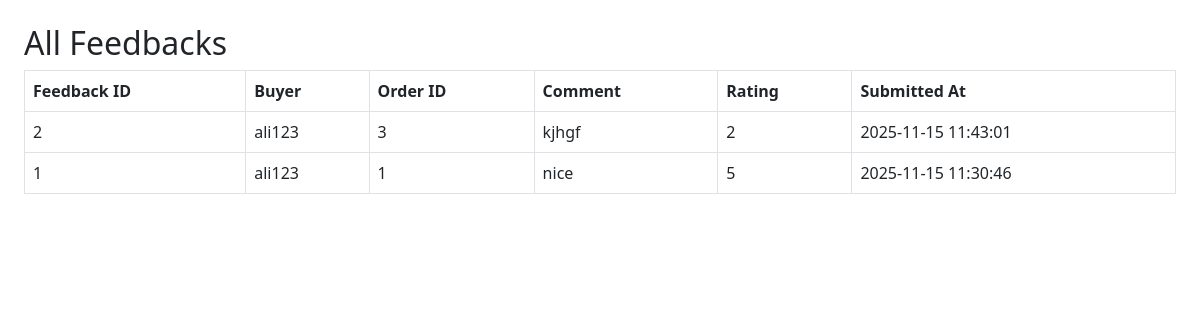
The page /feedback_list.php (signed in) on the database its author committed.
### tables this page shows
CREATE TABLE `feedback` (
  `feedback_id` int(11) NOT NULL,
  `user_id` int(11) NOT NULL,
  `order_id` int(11) NOT NULL,
  `comment` text NOT NULL,
  `rating` int(11) NOT NULL CHECK (`rating` between 1 and 5),
  `created_at` timestamp NOT NULL DEFAULT current_timestamp(),
  `is_read` tinyint(1) DEFAULT 0
);

CREATE TABLE `users` (
  `id` int(11) NOT NULL,
  `username` varchar(50) NOT NULL,
  `email` varchar(100) NOT NULL,
  `password` varchar(255) NOT NULL,
  `full_name` varchar(100) NOT NULL,
  `phone` varchar(20) DEFAULT NULL,
  `address` text DEFAULT NULL,
  `user_type` enum('buyer','admin') NOT NULL,
  `created_at` timestamp NOT NULL DEFAULT current_timestamp()
);

CREATE TABLE `orders` (
  `order_id` int(11) NOT NULL,
  `user_id` int(11) NOT NULL,
  `full_name` varchar(100) NOT NULL,
  `phone` varchar(20) NOT NULL,
  `address` text NOT NULL,
  `total_amount` decimal(10,2) NOT NULL,
  `status` enum('Pending','Accepted','Rejected','Packed','Shipped','Out for delivery','Delivered') DEFAULT 'Pending',
  `created_at` timestamp NOT NULL DEFAULT current_timestamp()
);

### feedback_list.php (the view, shortened to what this page needs)
<?php
include "config.php";
$sql = "SELECT f.*, u.username, o.order_id FROM feedback f
        JOIN users u ON f.user_id=u.id
        JOIN orders o ON f.order_id=o.order_id
        ORDER BY f.created_at DESC";
$res = $conn->query($sql);
?>
<!DOCTYPE html>
<html>
<head>
    <link rel="stylesheet" href="https://cdn.jsdelivr.net/npm/bootstrap@5.3.0/dist/css/bootstrap.min.css">
</head>
<body class="p-4">
<h2>All Feedbacks</h2>
<table class="table table-bordered">
    <thead>
        <tr>
            <th>Feedback ID</th>
            <th>Buyer</th>
            <th>Order ID</th>
            <th>Comment</th>
            <th>Rating</th>
            <th>Submitted At</th>
        </tr>
    </thead>
    <tbody>
        <?php while($fb = $res->fetch_assoc()): ?>
            <tr>
                <td><?= $fb['feedback_id'] ?></td>
                <td><?= htmlspecialchars($fb['username']) ?></td>
                <td><?= $fb['order_id'] ?></td>
                <td><?= htmlspecialchars($fb['comment']) ?></td>
                <td><?= $fb['rating'] ?></td>
                <td><?= $fb['created_at'] ?></td>
            </tr>
        <?php endwhile; ?>
    </tbody>
</table>
</body>
</html>

### rows shown on the page
feedback: feedback_id "2", user.username "ali123", order.order_id "3", comment "kjhgf", rating "2", created_at "2025-11-15 11:43:01"
feedback: feedback_id "1", user.username "ali123", order.order_id "1", comment "nice", rating "5", created_at "2025-11-15 11:30:46"
